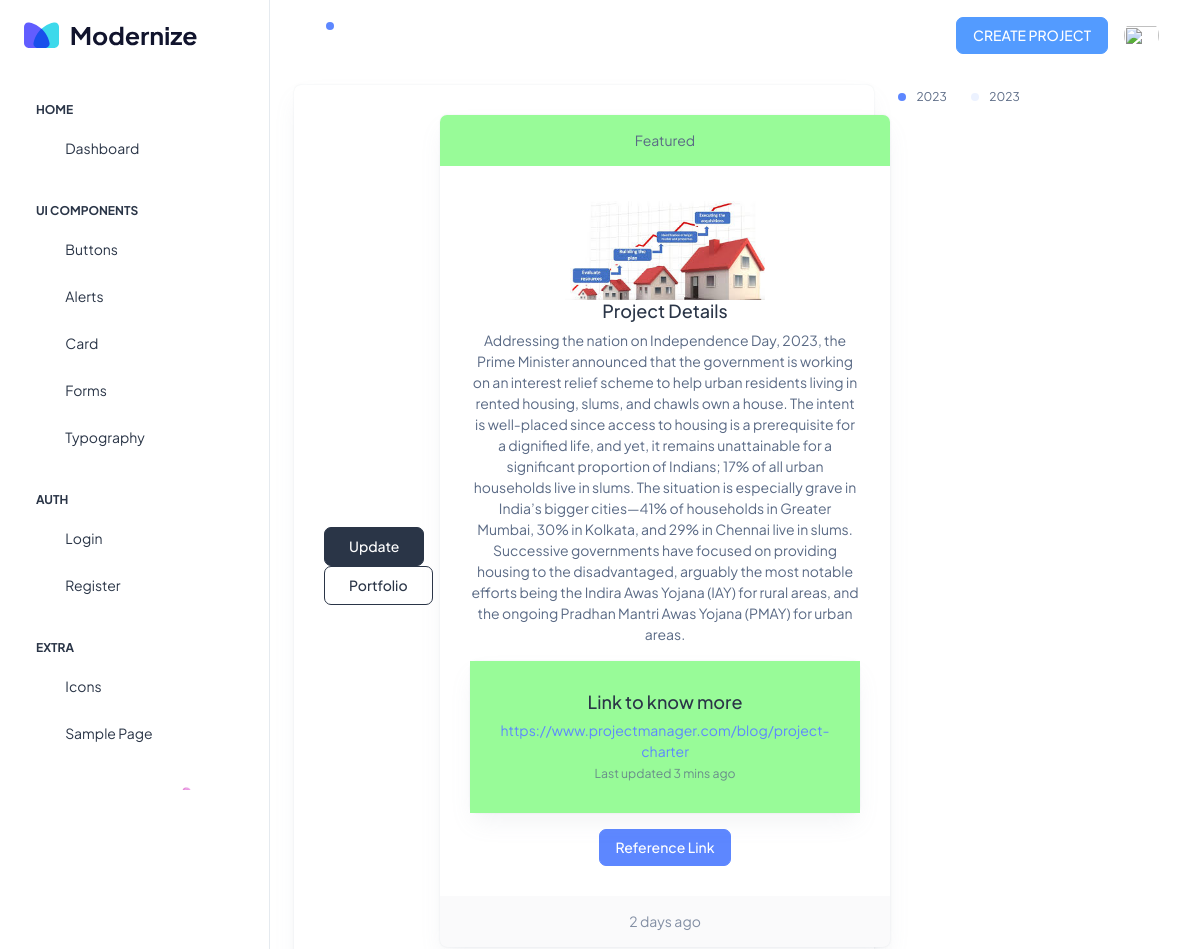
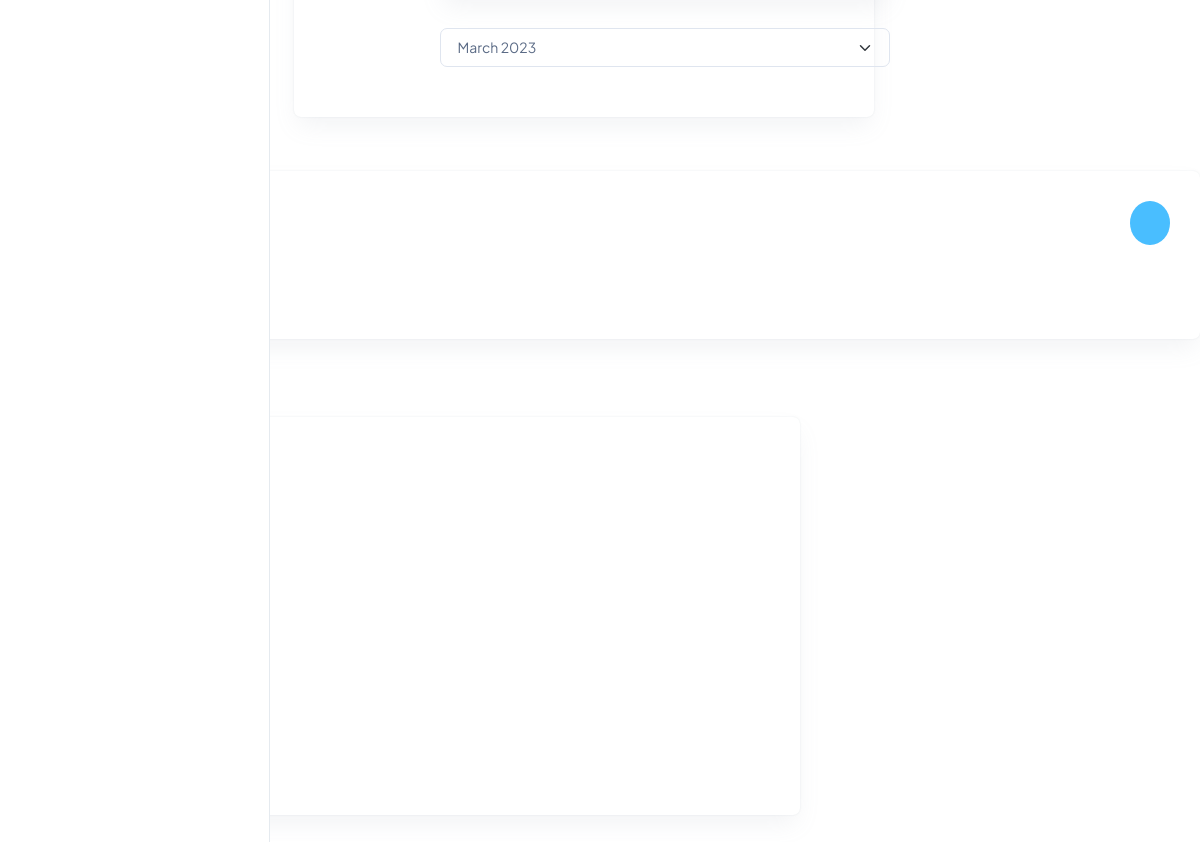
The app's page /indexi_id/25 with its own data (2 pictures, top to bottom).
### userapp/models.py (models this page shows, shortened)
class Project(models.Model):
    Project_Name= models.CharField(max_length=500)
    image=models.ImageField(upload_to='media/',blank=True)
    Description = models.TextField(max_length=2000)
    Link = models.CharField(max_length=200)

### userapp/views.py (the view)
# urls.py: path('indexi_id/<int:profile_id>',views.IndexI,name='indexi_id'),
def IndexI(request, profile_id=None):
    if profile_id:
        try:
            det1 = Project.objects.get(id=profile_id)
        except Project.DoesNotExist:
            det1 = None
    else:
        det1 = None
    return render(request, 'index-new.html', {'det1': det1})

### templates/index-new.html (shortened to what this page needs)
<!doctype html>
{% extends 'base.html' %}
{% load static %}
{% block content %}
<html lang="en">
<head>
  <link rel="stylesheet" href="{% static '/assets/css3/styles.min.css' %}" />
</head>
<body>
  <div class="page-wrapper" id="main-wrapper" data-layout="vertical" data-navbarbg="skin6" data-sidebartype="full"
    data-sidebar-position="fixed" data-header-position="fixed">
    <aside class="left-sidebar">
      <div>
        <div class="brand-logo d-flex align-items-center justify-content-between">
          <a href="./index.html" class="text-nowrap logo-img">
            <img src="{% static '/assets/images3/logos/dark-logo.svg' %}" width="180" alt="" />
          </a>
        </div>
        <nav class="sidebar-nav scroll-sidebar" data-simplebar="">
          <ul id="sidebarnav">
            <li class="nav-small-cap">
              <span class="hide-menu">Home</span>
            </li>
            <li class="sidebar-item">
              <a class="sidebar-link" href="./index.html" aria-expanded="false">
                <span>
                  <i class="ti ti-layout-dashboard"></i>
                </span>
                <span class="hide-menu">Dashboard</span>
              </a>
            </li>
            <li class="nav-small-cap">
              <span class="hide-menu">UI COMPONENTS</span>
            </li>
            <li class="sidebar-item">
              <a class="sidebar-link" href="./ui-buttons.html" aria-expanded="false">
                <span>
                  <i class="ti ti-article"></i>
                </span>
                <span class="hide-menu">Buttons</span>
              </a>
            </li>
            <li class="sidebar-item">
              <a class="sidebar-link" href="./ui-alerts.html" aria-expanded="false">
                <span>
                  <i class="ti ti-alert-circle"></i>
                </span>
                <span class="hide-menu">Alerts</span>
              </a>
            </li>
            <li class="sidebar-item">
              <a class="sidebar-link" href="./ui-card.html" aria-expanded="false">
                <span>
                  <i class="ti ti-cards"></i>
                </span>
                <span class="hide-menu">Card</span>
              </a>
            </li>
            <li class="sidebar-item">
              <a class="sidebar-link" href="./ui-forms.html" aria-expanded="false">
                <span>
                  <i class="ti ti-file-description"></i>
                </span>
                <span class="hide-menu">Forms</span>
              </a>
            </li>
            <li class="sidebar-item">
              <a class="sidebar-link" href="./ui-typography.html" aria-expanded="false">
                <span>
                  <i class="ti ti-typography"></i>
                </span>
                <span class="hide-menu">Typography</span>
              </a>
            </li>
            <li class="nav-small-cap">
              <span class="hide-menu">AUTH</span>
            </li>
            <li class="sidebar-item">
              <a class="sidebar-link" href="./authentication-login.html" aria-expanded="false">
                <span>
                  <i class="ti ti-login"></i>
                </span>
                <span class="hide-menu">Login</span>
              </a>
            </li>
            <li class="sidebar-item">
              <a class="sidebar-link" href="./authentication-register.html" aria-expanded="false">
                <span>
                  <i class="ti ti-user-plus"></i>
                </span>
                <span class="hide-menu">Register</span>
              </a>
            </li>
            <li class="nav-small-cap">
              <span class="hide-menu">EXTRA</span>
            </li>
            <li class="sidebar-item">
              <a class="sidebar-link" href="./icon-tabler.html" aria-expanded="false">
                <span>
                  <i class="ti ti-mood-happy"></i>
                </span>
                <span class="hide-menu">Icons</span>
              </a>
            </li>
            <li class="sidebar-item">
              <a class="sidebar-link" href="./sample-page.html" aria-expanded="false">
                <span>
                  <i class="ti ti-aperture"></i>
                </span>
                <span class="hide-menu">Sample Page</span>
              </a>
            </li>
          </ul>
          <div class="unlimited-access hide-menu bg-light-primary position-relative mb-7 mt-5 rounded">
            <div class="d-flex">
              <div class="unlimited-access-img">
                <img src="{% static '/assets/images3/backgrounds/rocket.png' %}" alt="" class="img-fluid">
              </div>
            </div>
          </div>
        </nav>
      </div>
    </aside>
    <div class="body-wrapper">
      <header class="app-header">
        <nav class="navbar navbar-expand-lg navbar-light">
          <ul class="navbar-nav">
            <li class="nav-item">
              <a class="nav-link nav-icon-hover" href="javascript:void(0)">
                <i class="ti ti-bell-ringing"></i>
                <div class="notification bg-primary rounded-circle"></div>
              </a>
            </li>
          </ul>
          <div class="navbar-collapse justify-content-end px-0" id="navbarNav">
            <ul class="navbar-nav flex-row ms-auto align-items-center justify-content-end">
              <a href="{% url 'project' %}" class="btn btn-info" target="_blank" >CREATE PROJECT</a>
              <li class="nav-item dropdown">
                <a class="nav-link nav-icon-hover" href="javascript:void(0)" id="drop2" data-bs-toggle="dropdown"
                  aria-expanded="false">
                  <img src="% static '/assets/images3/profile/user-1.jpg' %}" alt="" width="35" height="35" class="rounded-circle">
                </a>
              </li>
            </ul>
          </div>
        </nav>
      </header>
      <div class="container-fluid">
        <div class="row">
          <div class="col-lg-8 d-flex align-items-strech">
            <div class="card w-100">
              <div class="card-body">
                <div class="d-sm-flex d-block align-items-center justify-content-between mb-9">
                  <div>
                  {% if det1.id %}
                    <a href="{% url 'update_project' det1.id %}" class="btn btn-dark py-2 px-4 me-3 animated slideInRight">Update</a>
                    {% else %}
                    <a href="#" class="btn btn-danger disabled">Update</a>
                    {% endif %}
                    {% if det1.id %}
                    <a href="{% url 'index_id' det1.id %}" class="btn btn-outline-dark py-2 px-4 animated slideInRight">Portfolio</a>
                    {% else %}
                    <a href="#" class="btn btn-danger disabled">Portfolio</a>
                    {% endif %}</div>
                  <div>
                    <div class="card text-center">
        <div class="card-header" style="background-color: palegreen;">
            Featured
        </div>
        <div class="card-body">
                    <img class="img-fluid animated pulse infinite" src="/media/{{ det1.image }}" width="200" height="100" alt="">
            <h5 class="card-title">Project Details</h5>
            <p class="card-text">{{ det1.Description }}</p>
           <div class="card mb-3">
        <div class="card-body" style="background-color:palegreen;">
            <h5 class="card-title" style="align-content:center;">Link to know more</h5>
            <a href="{{ det1.Link }}">{{ det1.Link }}</a>
            <p class="card-text"><small class="text-body-secondary">Last updated 3 mins ago</small></p>
        </div>
    </div>
            <a href="{{ det1.Link }}" class="btn btn-primary">Reference Link</a>
        </div>
        <div class="card-footer text-body-secondary">2 days ago</div>
    </div>
                    <select class="form-select">
                      <option value="1">March 2023</option>
                    </select>
                  </div>
                </div>
              </div>
            </div>
          </div>
          <div class="col-lg-4">
            <div class="row">
                        <div class="d-flex align-items-center">
                          <div class="me-4">
                            <span class="round-8 bg-primary rounded-circle me-2 d-inline-block"></span>
                            <span class="fs-2">2023</span>
                          </div>
                          <div>
                            <span class="round-8 bg-light-primary rounded-circle me-2 d-inline-block"></span>
                            <span class="fs-2">2023</span>
                          </div>
                        </div>
                      </div>
                    </div>
                  </div>
                </div>
              </div>
              <div class="col-lg-12">
                <div class="card">
                  <div class="card-body">
                    <div class="row alig n-items-start">
                      <div class="col-8">
                        <h5 class="card-title mb-9 fw-semibold"> Monthly Earnings </h5>
                        <h4 class="fw-semibold mb-3">$6,820</h4>
                        <div class="d-flex align-items-center pb-1">
                          <span
                            class="me-2 rounded-circle bg-light-danger round-20 d-flex align-items-center justify-content-center">
                          </span>
                          <p class="text-dark me-1 fs-3 mb-0">+9%</p>
                          <p class="fs-3 mb-0">last year</p>
                        </div>
                      </div>
                      <div class="col-4">
                        <div class="d-flex justify-content-end">
                          <div
                            class="text-white bg-secondary rounded-circle p-6 d-flex align-items-center justify-content-center">
                            <i class="ti ti-currency-dollar fs-6"></i>
                          </div>
                        </div>
                      </div>
                    </div>
                  </div>
                </div>
              </div>
            </div>
                  <li class="timeline-item d-flex position-relative overflow-hidden">
                    <div class="timeline-time text-dark flex-shrink-0 text-end">09:30 am</div>
                    <div class="timeline-badge-wrap d-flex flex-column align-items-center">
                    </div>
                    <div class="timeline-desc fs-3 text-dark mt-n1 fw-semibold">New arrival recorded
                    </div>
                  </li>
                  <li class="timeline-item d-flex position-relative overflow-hidden">
                    <div class="timeline-time text-dark flex-shrink-0 text-end">12:00 am</div>
                    <div class="timeline-badge-wrap d-flex flex-column align-items-center">
                    </div>
                    <div class="timeline-desc fs-3 text-dark mt-n1">Payment Done</div>
                  </li>
          <div class="col-lg-8 d-flex align-items-stretch">
            <div class="card w-100">
              <div class="card-body p-4">
                <h5 class="card-title fw-semibold mb-4">Recent Transactions</h5>
                <div class="table-responsive">
                  <table class="table text-nowrap mb-0 align-middle">
                    <thead class="text-dark fs-4">
                      <tr>
                        <th class="border-bottom-0">
                          <h6 class="fw-semibold mb-0">Id</h6>
                        </th>
                        <th class="border-bottom-0">
              </div>
            </div>
          </div>
        </div>
        <div class="row">
          <div class="col-sm-6 col-xl-3">
            <div class="card overflow-hidden rounded-2">
              <div class="position-relative">
                <a href="javascript:void(0)"><img src="{% static '/assets/images3/products/s4.jpg' %}" class="card-img-top rounded-0" alt="..."></a>
                <a href="javascript:void(0)" class="bg-primary rounded-circle p-2 text-white d-inline-flex position-absolute bottom-0 end-0 mb-n3 me-3" data-bs-toggle="tooltip" data-bs-placement="top" data-bs-title="Add To Cart"></a>                      </div>
              <div class="card-body pt-3 p-4">
                <h6 class="fw-semibold fs-4">Boat Headphone</h6>
                <div class="d-flex align-items-center justify-content-between">
                  <h6 class="fw-semibold fs-4 mb-0">$50 <span class="ms-2 fw-normal text-muted fs-3"><del>$65</del></span></h6>
                  <ul class="list-unstyled d-flex align-items-center mb-0">
                    <li><a class="me-1" href="javascript:void(0)"></a></li>
                    <li><a class="me-1" href="javascript:void(0)"></a></li>
                    <li><a class="me-1" href="javascript:void(0)"></a></li>
                    <li><a class="me-1" href="javascript:void(0)"></a></li>
                  </ul>
                </div>
              </div>
            </div>
          </div>
          {% endblock %}

### records on screen
Project: image (picture), Description "Addressing the nation on Independence Day, 2023, the Prime Minister announced that the government is working on an interest relief scheme to help urban residents living in rented housing, slums, and chawls own a house. The intent is well-placed since access to housing is a prerequisite for a dignified life, and yet, it remains unattainable for a significant proportion of Indians; 17% of all urban households live in slums. The situation is especially grave in India’s bigger cities—41% of households in Greater Mumbai, 30% in Kolkata, and 29% in Chennai live in slums. Successive governments have focused on providing housing to the disadvantaged, arguably the most notable efforts being the…", Link "https://www.projectmanager.com/blog/project-charter"
